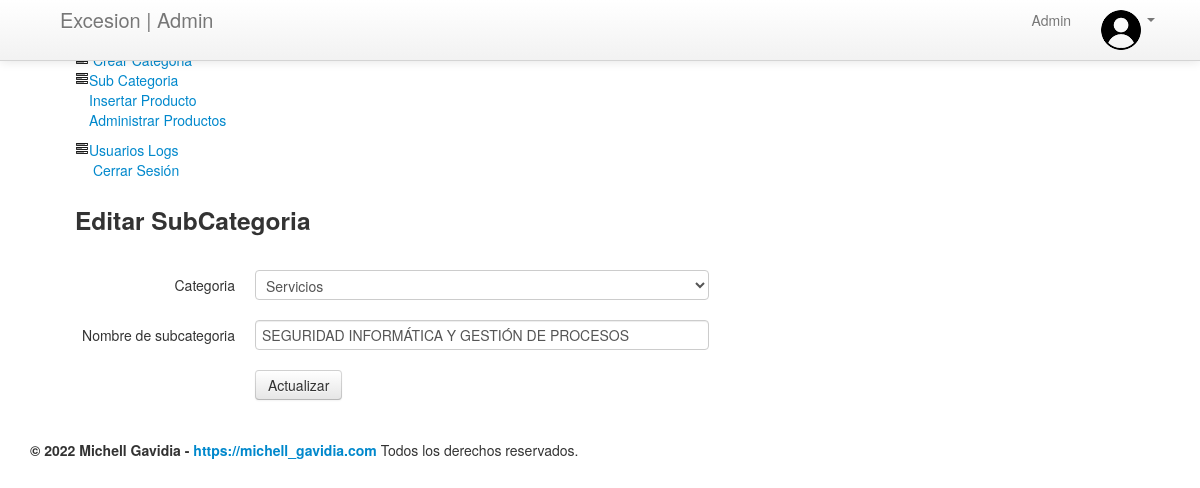
The page /admin/edit-subcategory.php?id=25 (signed in) on the database its author committed.
### tables this page shows
CREATE TABLE `subcategory` (
  `id` int(11) NOT NULL,
  `categoryid` int(11) DEFAULT NULL,
  `subcategory` varchar(255) DEFAULT NULL,
  `creationDate` timestamp NULL DEFAULT current_timestamp(),
  `updationDate` varchar(255) DEFAULT NULL
);

CREATE TABLE `category` (
  `id` int(11) NOT NULL,
  `categoryName` varchar(255) DEFAULT NULL,
  `categoryDescription` longtext DEFAULT NULL,
  `creationDate` timestamp NOT NULL DEFAULT current_timestamp(),
  `updationDate` varchar(255) DEFAULT NULL
);

### admin/edit-subcategory.php (the view, shortened to what this page needs)
<?php
include('include/config.php');
if(strlen($_SESSION['alogin'])==0)
	{
header('location:index.php');
}
else{
?>
<!DOCTYPE html>
<html lang="es">
<head>
	<link type="text/css" href="bootstrap/css/bootstrap.min.css" rel="stylesheet">
	<link type="text/css" href="bootstrap/css/bootstrap-responsive.min.css" rel="stylesheet">
</head>
<body>
<?php include('include/header.php');?>
	<div class="wrapper">
		<div class="container">
			<div class="row">
<?php include('include/sidebar.php');?>
			<div class="span9">
					<div class="content">
						<div class="module">
							<div class="module-head">
								<h3>Editar SubCategoria</h3>
							</div>
							<div class="module-body">
									<br />
			<form class="form-horizontal row-fluid" name="Category" method="post" >
<?php
$id=intval($_GET['id']);
$query=mysqli_query($con,"select category.id,category.categoryName,subcategory.subcategory from subcategory join category on category.id=subcategory.categoryid where subcategory.id='$id'");
while($row=mysqli_fetch_array($query))
{
?>
<div class="control-group">
<label class="control-label" for="basicinput">Categoria</label>
<div class="controls">
<select name="category" class="span8 tip" required>
<option value="<?php echo htmlentities($row['id']);?>"><?php echo htmlentities($catname=$row['categoryName']);?></option>
</select>
</div>
</div>
<div class="control-group">
<label class="control-label" for="basicinput">Nombre de subcategoria</label>
<div class="controls">
<input type="text" placeholder="Ingrese nombre de subcategoria"  name="subcategory" value="<?php echo  htmlentities($row['subcategory']);?>" class="span8 tip" required>
</div>
</div>
									<?php } ?>
	<div class="control-group">
											<div class="controls">
												<button type="submit" name="submit" class="btn">Actualizar</button>
											</div>
										</div>
									</form>
							</div>
						</div>
					</div>
				</div>
			</div>
		</div>
	</div>
<?php include('include/footer.php');?>
</body>
<?php } ?>

### rows shown on the page
subcategory: category "Servicios", subcategory "SEGURIDAD INFORMÁTICA Y GESTIÓN DE PROCESOS"
